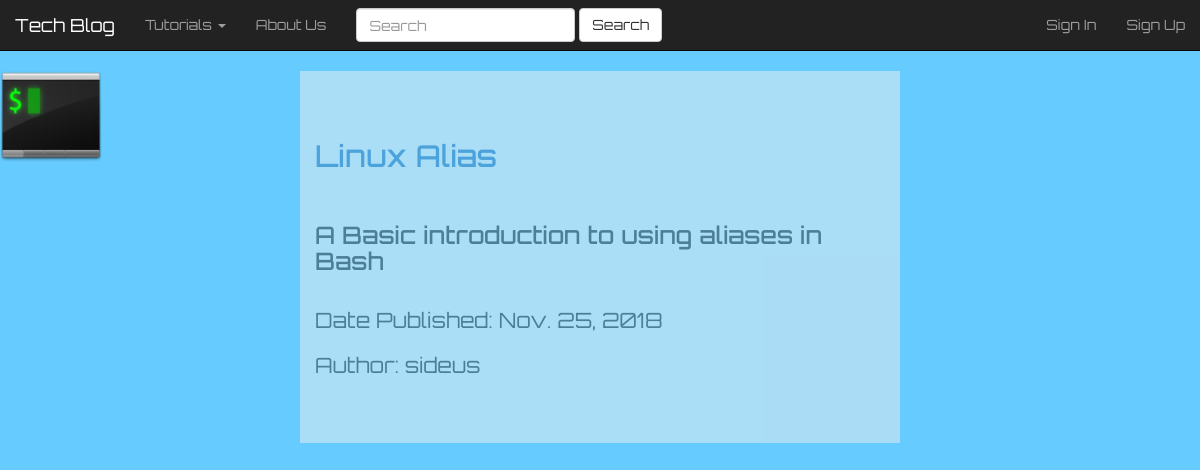
The page /blog_content/list_bash on the database its author committed.
### blog_content/models.py (models this page shows, shortened)
class Tutorial(models.Model):
    author = models.ForeignKey(User,on_delete=models.CASCADE)
    Title = models.CharField(unique=True,max_length=256,default="")
    category = models.ForeignKey(Topic,on_delete=models.CASCADE)
    date_created = models.DateField(default=timezone.now)
    date_modified = models.DateField(null=True,blank=True)
    description = models.TextField()
    Content = models.TextField()
    search_criteria = models.TextField()
    content_html = models.BooleanField(default=True)

### blog_content/views.py (the view)
# urls.py: url(r'list_bash$',List_Bash.as_view(),name="list_bash"),
class List_Bash(ListView):
    model = Tutorial
    template_name = "blog_content/List_Bash.html"
    def get_queryset(self):
        topic_val = Topic.objects.get(tech_type='Bash')
        queryset = Tutorial.objects.filter(category=topic_val.id)
        return queryset

### blog_content/templates/blog_content/List_Bash.html (shortened to what this page needs)
{% extends 'blog_content/base.html' %}
{% block Body_Block %}
    <div style="float:left;position:fixed"><img style="width:38%;height:auto;" src="/media/images/bash.png"></div>
    {% for article in object_list %}
        <div class="col-sm-6 col-sm-offset-3 jumbotron list_tuts">
        <h2><a href="{% url 'blog_content:tut_detail' pk=article.pk %}">{{article.Title}}</a></h2><br>
        <h3>{{article.description}}</h3><br>
        <p>Date Published: {{article.date_created}}</p>
        <p>Author: {{article.author}}</p>
        </div>
    {% endfor %}
{% endblock %}

### static/css/master.css (style rules this page uses)
.list_tuts { opacity: 0.5; }

### rows shown on the page
Tutorial: Title "Linux Alias", description "A Basic introduction to using aliases in Bash", date_created "Nov. 25, 2018", author "sideus"
